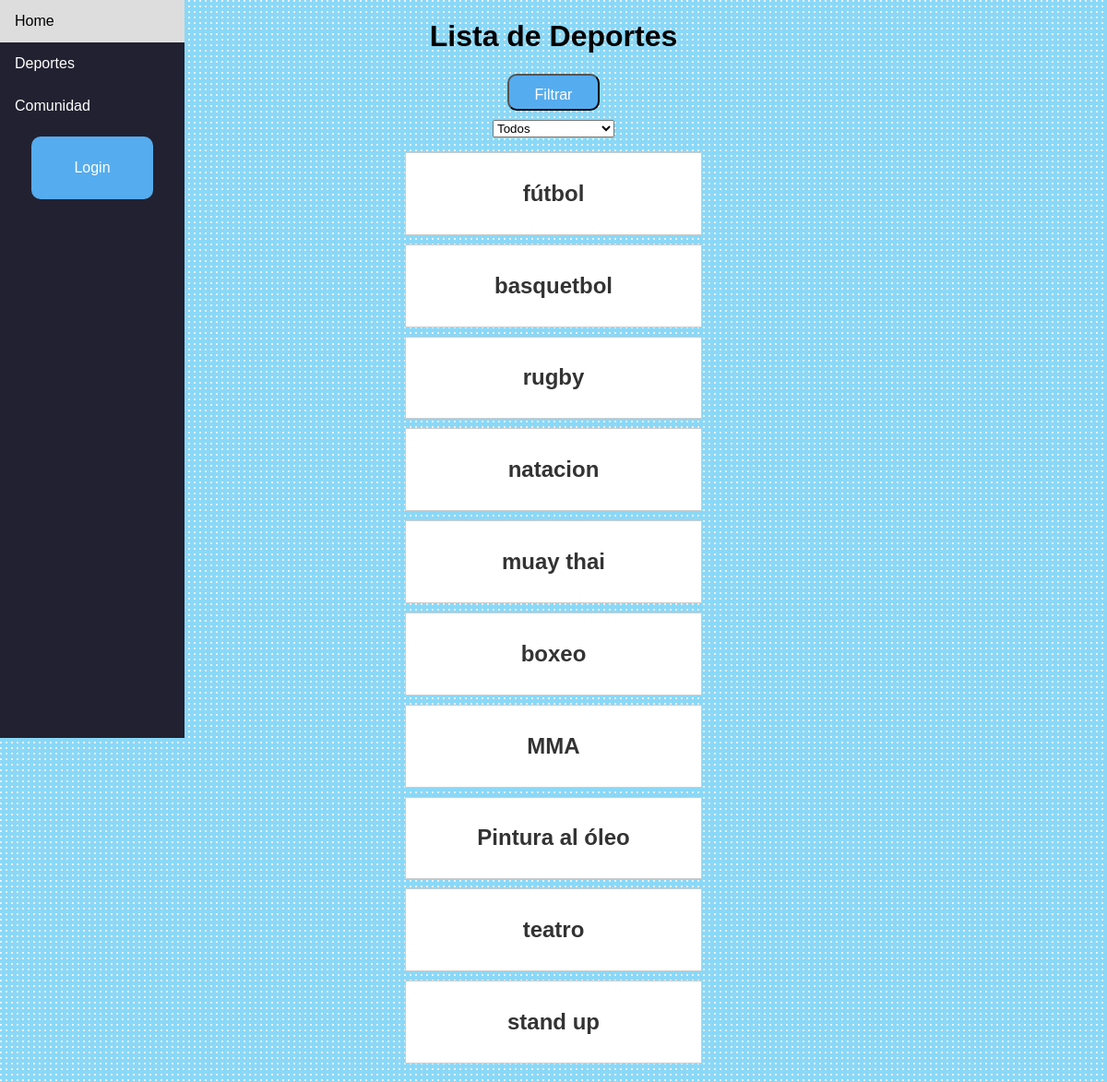
Screenshot of /deportes/ with the database file from the repository.
### myapp/models.py (models this page shows, shortened)
class Deporte(models.Model):
    nombre = models.CharField(max_length=100)
    descripcion = models.TextField()
    tipo = models.CharField(max_length=20)

### myapp/views.py (the view)
# urls.py: path('deportes/', views.lista_deportes, name='lista_deportes'),
def lista_deportes(request):
    deportes = Deporte.objects.all()
    tipos_deporte = Deporte.objects.values_list('tipo', flat=True).distinct()
    tipo_seleccionado = request.GET.get('tipo')
    if request.user.is_authenticated:
        saludo = True
        login_button = False
    else:
        saludo = False
        login_button = True
    if tipo_seleccionado:
        deportes = deportes.filter(tipo=tipo_seleccionado)
    return render(request, 'lista_deportes.html', {'deportes': deportes, 'tipos_deporte': tipos_deporte, 'tipo_seleccionado': tipo_seleccionado, 'saludo': saludo, 'login_button': login_button})

### myapp/templates/lista_deportes.html (shortened to what this page needs)
{% load static %}
<!DOCTYPE html>
<html>
<head>
    <link rel="stylesheet" type="text/css" href="{% static 'css/styles.css' %}">
</head>
<body>
    <div class="navbar">
        <ul>
            <li><a href="/">Home</a></li>
            <li><a href="/deportes">Deportes</a></li>
            <li><a href="/ver-foros">Comunidad</a></li>
            {% if saludo %}
                <li><a href="/contactos">Contactos</a></li>
                <li><a href="/perfil">Perfil</a></li>
                <form action="{% url 'logout' %}" method="post">
                    {% csrf_token %}
                    <li><button type="submit">Logout</button></li>
                </form>
            {% elif login_button %}
                <li><a href="{% url 'login' %}" class="button">Login</a></li>
            {% endif %}
        </ul>
    </div>
    <h1>Lista de Deportes</h1>
    <form method="GET">
        <button type="submit">Filtrar</button>
        <select name="tipo" id="tipo">
            <option value="">Todos</option>
        </select>
    </form>
    <ul class="deportes-list">
        {% for deporte in deportes %}
            <li class="deportes-list-item">
                <div style="text-align: center;">
                    <a href="{% url 'detalle_deporte' deporte.id %}">
                        <h2 class="sport">{{ deporte.nombre }}</h2>
                    </a>
                </div>
            </li>
        {% endfor %}
    </ul>
</body>
</html>

### myapp/static/css/styles.css (style rules this page uses)
body { background-color: #8ad8f7; font-family: Arial, sans-serif; margin: 20px; background-image: url('../img/puntos.png'); background-repeat: repeat; }
.button { display: inline-block; background-color: #55acee; color: #fff; font-size: 16px; padding: 10px 20px; border: none; border-radius: 20px; cursor: pointer; text-decoration: none; transition: background-color 0.3s; }
button, a.button { border-radius: 10px; width: 100px; height: 40px; line-height: 40px; display: block; background-color: #55acee; color: #fff; font-size: 16px; text-align: center; text-decoration: none; cursor: pointer; margin: 10px auto; }
h1 { text-align: center; }
.navbar { background-color: #222131; overflow: hidden; width: 200px; position: fixed; top: 0; left: 0; height: 100vh; }
.navbar ul { list-style-type: none; margin: 0; padding: 0; display: flex; flex-direction: column; height: 100%; overflow-y: auto; }
.navbar li { display: block; }
.navbar li a { display: block; color: white; padding: 14px 16px; text-decoration: none; }
form { text-align: center; }
.deportes-list { list-style-type: none; padding: 0; text-align: center; }
.deportes-list-item { border: 1px solid #ccc; margin: 10px auto; padding: 10px; width: 300px; background-color: #fff; }
.deportes-list-item a { text-decoration: none; color: #333; }

### rows the page displays
Deporte: nombre "fútbol"
Deporte: nombre "basquetbol"
Deporte: nombre "rugby"
Deporte: nombre "natacion"
Deporte: nombre "muay thai"
Deporte: nombre "boxeo"
Deporte: nombre "MMA"
Deporte: nombre "Pintura al óleo"
Deporte: nombre "teatro"
Deporte: nombre "stand up"
